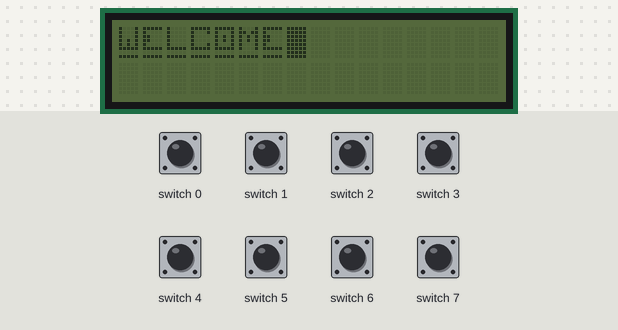
Bench run of a program on a simulated Raspberry Pi (BCM pin numbers) with a PiFace Control and Display. Shown: 16×2 character LCD. The test bench sets the inputs (shaded band); at power-on: switch 0–7 HIGH. The camera gives no picture and a still takes 0.5 s.

Above: at 6.4 s.
6.5 s: switch 2 pulled LOW for 0.15 s
At 8.4 s:
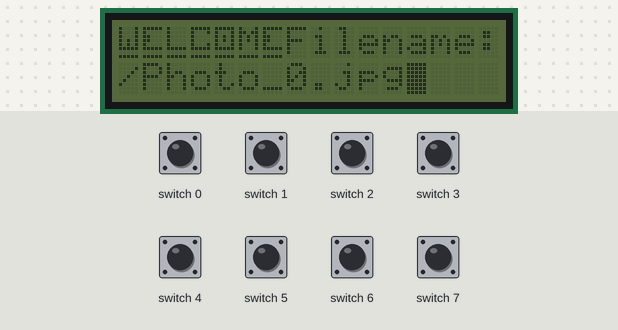
9.6 s: switch 1 pulled LOW for 0.15 s
At 12.5 s:
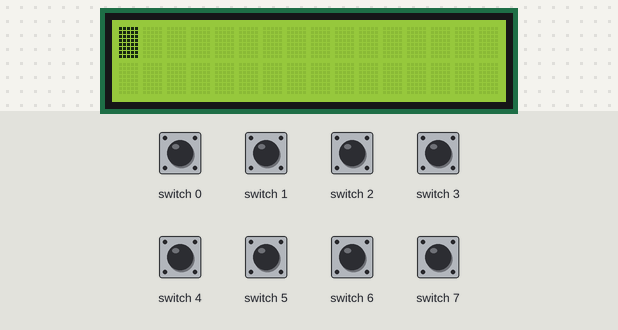
12.7 s: switch 3 pulled LOW for 0.15 s
At 14.2 s:
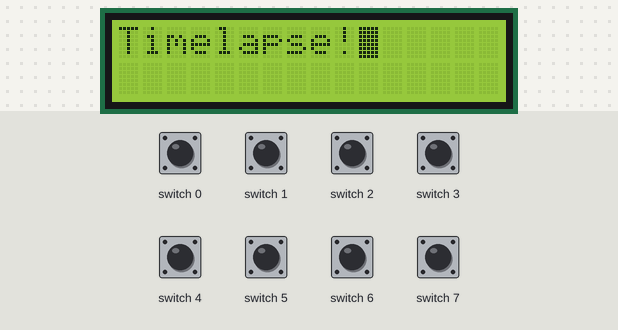
Timing chart, 0 to 15.7 s (numbered marks = the images above; inputs shaded):
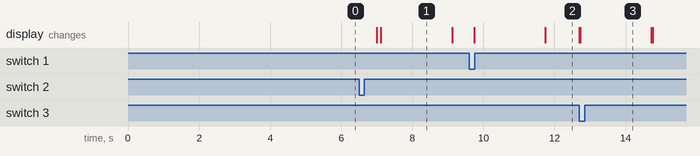

The program:

TimeLapse_Camera.py
```python
import pifacecad
from pifacecad import *
import picamera
from picamera import *
from time import sleep

captureCount = 0;
isQuit = 0;

class Watcher(object):
    def __init__(self):
        super().__init__()
        self.listener = pifacecad.SwitchEventListener()
        for i in range(8):
            self.listener.register(
                i, pifacecad.IODIR_BOTH, self.button_pressed)


    def initializeClass(self):
        self.listener.activate()

    def button_pressed(self, event):
        if   (event.pin_num == 0):
            isQuit = 1
            timelapsCam.switch_0()
        elif (event.pin_num == 1):
            timelapsCam.switch_1()
        elif (event.pin_num == 2):
            timelapsCam.switch_2()
        elif (event.pin_num == 3):
            timelapsCam.switch_3()
        elif (event.pin_num == 4):
            timelapsCam.switch_4()


class TimelapseCamera(object):

    def __init__(self):
        super().__init__()

    def switch_0(event):
        cad.lcd.backlight_off()
##        cad.lcd.clear()
##        exit()

    def switch_1(event):
        cad.lcd.backlight_on()

    def switch_2(event):
        global captureCount
        filename = "/home/pi/Desktop/photos/Photo_" + str(captureCount) + ".jpg"
        cam.capture(str(filename))
        captureCount = captureCount + 1
        cad.lcd.write("Filename: " + str(filename))
        sleep(2)
        cad.lcd.clear()

    def switch_3(event):
        cad.lcd.write("Timelapse!")
        sleep(2)
        for i in range(3):
            cad.lcd.write("Starting in :" + str(i))
            sleep(1)
            cad.lcd.clear()

        filename = "/home/pi/Desktop/photos/Timelapse/TM_"
        ##+ str(captureCount) + ".jpg"
        sleep(2)
        for fn in cam.capture_continuous(filename + '{counter:02d}.jpg'):
            if(isQuit == 1):
                break
            cad.lcd.write("Filename: " + str(fn))
            sleep(10)
            cad.lcd.clear()
        cad.lcd.clear()

##    def switch_4(event):

class Splash(object):
    def __init__(self):
        super().__init__()

    W_block = pifacecad.LCDBitmap(
        [0b10001,
         0b10001,
         0b10001,
         0b10101,
         0b10101,
         0b11111,
         0b00000,
         0b11111,])
    E_block = pifacecad.LCDBitmap(
        [0b11111,
         0b10000,
         0b11000,
         0b11000,
         0b10000,
         0b11111,
         0b00000,
         0b11111,])
    L_block = pifacecad.LCDBitmap(
        [0b10000,
         0b10000,
         0b10000,
         0b10000,
         0b10000,
         0b11111,
         0b00000,
         0b11111,])
    C_block = pifacecad.LCDBitmap(
        [0b11111,
         0b10001,
         0b10000,
         0b10000,
         0b10001,
         0b11111,
         0b00000,
         0b11111,])
    O_block = pifacecad.LCDBitmap(
        [0b11111,
         0b10001,
         0b10101,
         0b10101,
         0b10001,
         0b11111,
         0b00000,
         0b11111,])
    M_block = pifacecad.LCDBitmap(
        [0b10001,
         0b11011,
         0b10101,
         0b10101,
         0b10001,
         0b10001,
         0b00000,
         0b11111,])

    def constructHeaderBLock(self):
        cad.lcd.set_cursor(0,0)
        cad.lcd.write_custom_bitmap(0,self.W_block)
        cad.lcd.write_custom_bitmap(1,self.E_block)
        cad.lcd.write_custom_bitmap(2,self.L_block)
        cad.lcd.write_custom_bitmap(3,self.C_block)
        cad.lcd.write_custom_bitmap(4,self.O_block)
        cad.lcd.write_custom_bitmap(5,self.M_block)
        cad.lcd.write_custom_bitmap(6,self.E_block)


    def ShowSplash(self):
        self.constructHeaderBLock()


if __name__ == "__main__":
    cad = pifacecad.PiFaceCAD()
    cad.lcd.clear()
    cam = picamera.PiCamera()
    timelapsCam = TimelapseCamera()

    splash = Splash()
    splash.ShowSplash()

    sleep(5)


    try:
        myWatcher = Watcher()
        myWatcher.initializeClass()
    except:
        quit()

##    while True:
##        for i in range(8):
##            if cad.switches[i].value == 1:
##                if i == 0:
##                    switch_0(i)
##                elif i == 1:
##                    switch_1(i)
##                elif i == 2:
##                    switch_2(i)
##                elif i == 3:
##                    switch_3()
##        sleep(0.2)
##
```

Measured:
- after the input at 6.5 s, the display: first changes after 0.50 s (image 1 shows a later state)
- after the input at 9.6 s, the display: first differs from a run without the input after 2.1 s (image 2)
- after the input at 12.7 s, the display: first changes at once (image 3 shows a later state)
- what the display in image 1 shows lasts 2.0 s, from 7.1 s to 9.1 s
